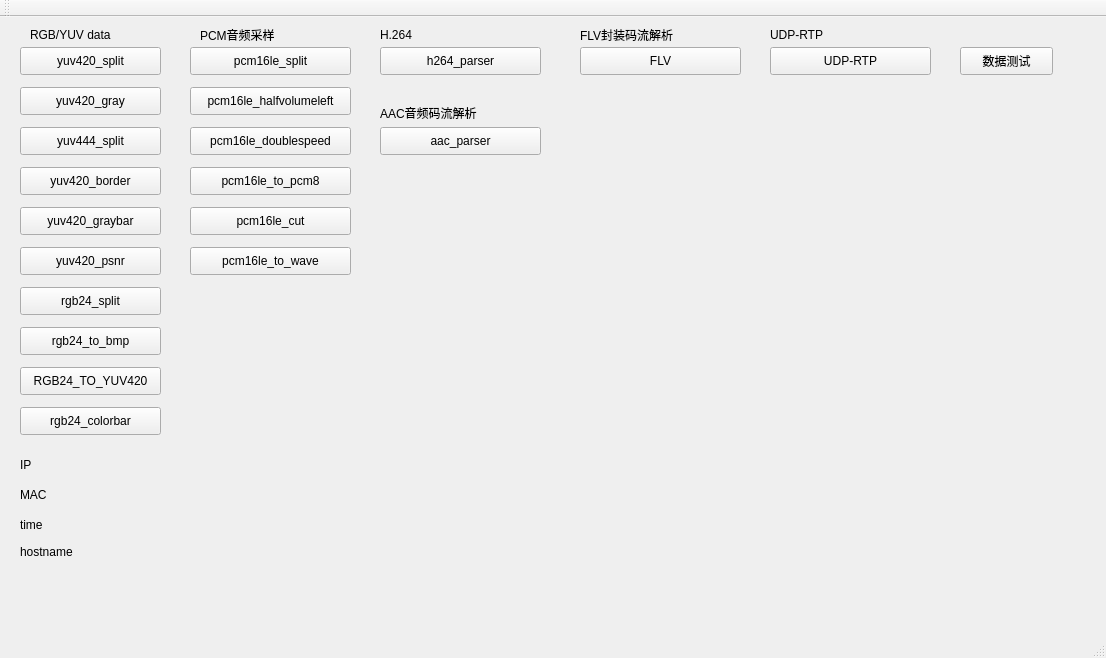
<?xml version="1.0" encoding="UTF-8"?>
<ui version="4.0">
 <class>MainWindow</class>
 <widget class="QMainWindow" name="MainWindow">
  <property name="enabled">
   <bool>true</bool>
  </property>
  <property name="geometry">
   <rect>
    <x>0</x>
    <y>0</y>
    <width>1106</width>
    <height>658</height>
   </rect>
  </property>
  <property name="windowTitle">
   <string>MainWindow</string>
  </property>
  <widget class="QWidget" name="centralWidget">
   <widget class="QPushButton" name="pushButton">
    <property name="geometry">
     <rect>
      <x>20</x>
      <y>30</y>
      <width>141</width>
      <height>28</height>
     </rect>
    </property>
    <property name="text">
     <string>yuv420_split</string>
    </property>
   </widget>
   <widget class="QPushButton" name="pushButton_2">
    <property name="geometry">
     <rect>
      <x>20</x>
      <y>70</y>
      <width>141</width>
      <height>28</height>
     </rect>
    </property>
    <property name="text">
     <string>yuv420_gray</string>
    </property>
   </widget>
   <widget class="QPushButton" name="pushButton_3">
    <property name="geometry">
     <rect>
      <x>20</x>
      <y>110</y>
      <width>141</width>
      <height>28</height>
     </rect>
    </property>
    <property name="text">
     <string>yuv444_split</string>
    </property>
   </widget>
   <widget class="QPushButton" name="pushButton_4">
    <property name="geometry">
     <rect>
      <x>20</x>
      <y>150</y>
      <width>141</width>
      <height>28</height>
     </rect>
    </property>
    <property name="text">
     <string>yuv420_border</string>
    </property>
   </widget>
   <widget class="QPushButton" name="pushButton_5">
    <property name="geometry">
     <rect>
      <x>20</x>
      <y>190</y>
      <width>141</width>
      <height>28</height>
     </rect>
    </property>
    <property name="text">
     <string>yuv420_graybar</string>
    </property>
   </widget>
   <widget class="QPushButton" name="pushButton_6">
    <property name="geometry">
     <rect>
      <x>20</x>
      <y>230</y>
      <width>141</width>
      <height>28</height>
     </rect>
    </property>
    <property name="text">
     <string>yuv420_psnr</string>
    </property>
   </widget>
   <widget class="QPushButton" name="pushButton_7">
    <property name="geometry">
     <rect>
      <x>20</x>
      <y>270</y>
      <width>141</width>
      <height>28</height>
     </rect>
    </property>
    <property name="text">
     <string>rgb24_split</string>
    </property>
   </widget>
   <widget class="QLabel" name="label">
    <property name="geometry">
     <rect>
      <x>30</x>
      <y>10</y>
      <width>131</width>
      <height>16</height>
     </rect>
    </property>
    <property name="text">
     <string>RGB/YUV data</string>
    </property>
   </widget>
   <widget class="QPushButton" name="pushButton_8">
    <property name="geometry">
     <rect>
      <x>20</x>
      <y>310</y>
      <width>141</width>
      <height>28</height>
     </rect>
    </property>
    <property name="text">
     <string>rgb24_to_bmp</string>
    </property>
   </widget>
   <widget class="QPushButton" name="pushButton_9">
    <property name="geometry">
     <rect>
      <x>20</x>
      <y>350</y>
      <width>141</width>
      <height>28</height>
     </rect>
    </property>
    <property name="text">
     <string>RGB24_TO_YUV420</string>
    </property>
   </widget>
   <widget class="QPushButton" name="pushButton_10">
    <property name="geometry">
     <rect>
      <x>20</x>
      <y>390</y>
      <width>141</width>
      <height>28</height>
     </rect>
    </property>
    <property name="text">
     <string>rgb24_colorbar</string>
    </property>
   </widget>
   <widget class="QLabel" name="label_2">
    <property name="geometry">
     <rect>
      <x>200</x>
      <y>10</y>
      <width>111</width>
      <height>16</height>
     </rect>
    </property>
    <property name="text">
     <string>PCM音频采样</string>
    </property>
   </widget>
   <widget class="QPushButton" name="pushButton_11">
    <property name="geometry">
     <rect>
      <x>190</x>
      <y>30</y>
      <width>161</width>
      <height>28</height>
     </rect>
    </property>
    <property name="text">
     <string>pcm16le_split</string>
    </property>
   </widget>
   <widget class="QPushButton" name="pushButton_12">
    <property name="geometry">
     <rect>
      <x>190</x>
      <y>70</y>
      <width>161</width>
      <height>28</height>
     </rect>
    </property>
    <property name="text">
     <string>pcm16le_halfvolumeleft</string>
    </property>
   </widget>
   <widget class="QPushButton" name="pushButton_13">
    <property name="geometry">
     <rect>
      <x>190</x>
      <y>110</y>
      <width>161</width>
      <height>28</height>
     </rect>
    </property>
    <property name="text">
     <string>pcm16le_doublespeed</string>
    </property>
   </widget>
   <widget class="QPushButton" name="pushButton_14">
    <property name="geometry">
     <rect>
      <x>190</x>
      <y>150</y>
      <width>161</width>
      <height>28</height>
     </rect>
    </property>
    <property name="text">
     <string>pcm16le_to_pcm8</string>
    </property>
   </widget>
   <widget class="QPushButton" name="pushButton_15">
    <property name="geometry">
     <rect>
      <x>190</x>
      <y>190</y>
      <width>161</width>
      <height>28</height>
     </rect>
    </property>
    <property name="text">
     <string>pcm16le_cut</string>
    </property>
   </widget>
   <widget class="QPushButton" name="pushButton_16">
    <property name="geometry">
     <rect>
      <x>190</x>
      <y>230</y>
      <width>161</width>
      <height>28</height>
     </rect>
    </property>
    <property name="text">
     <string>pcm16le_to_wave</string>
    </property>
   </widget>
   <widget class="QLabel" name="label_3">
    <property name="geometry">
     <rect>
      <x>380</x>
      <y>10</y>
      <width>91</width>
      <height>16</height>
     </rect>
    </property>
    <property name="text">
     <string>H.264</string>
    </property>
   </widget>
   <widget class="QPushButton" name="pushButton_17">
    <property name="geometry">
     <rect>
      <x>380</x>
      <y>30</y>
      <width>161</width>
      <height>28</height>
     </rect>
    </property>
    <property name="text">
     <string>h264_parser</string>
    </property>
   </widget>
   <widget class="QLabel" name="label_4">
    <property name="geometry">
     <rect>
      <x>380</x>
      <y>86</y>
      <width>121</width>
      <height>20</height>
     </rect>
    </property>
    <property name="text">
     <string>AAC音频码流解析</string>
    </property>
   </widget>
   <widget class="QPushButton" name="pushButton_18">
    <property name="geometry">
     <rect>
      <x>380</x>
      <y>110</y>
      <width>161</width>
      <height>28</height>
     </rect>
    </property>
    <property name="text">
     <string>aac_parser</string>
    </property>
   </widget>
   <widget class="QPushButton" name="pushButton_19">
    <property name="geometry">
     <rect>
      <x>580</x>
      <y>30</y>
      <width>161</width>
      <height>28</height>
     </rect>
    </property>
    <property name="text">
     <string>FLV</string>
    </property>
   </widget>
   <widget class="QLabel" name="label_5">
    <property name="geometry">
     <rect>
      <x>580</x>
      <y>10</y>
      <width>151</width>
      <height>16</height>
     </rect>
    </property>
    <property name="text">
     <string>FLV封装码流解析</string>
    </property>
   </widget>
   <widget class="QLabel" name="label_6">
    <property name="geometry">
     <rect>
      <x>770</x>
      <y>10</y>
      <width>72</width>
      <height>15</height>
     </rect>
    </property>
    <property name="text">
     <string>UDP-RTP</string>
    </property>
   </widget>
   <widget class="QPushButton" name="pushButton_20">
    <property name="geometry">
     <rect>
      <x>770</x>
      <y>30</y>
      <width>161</width>
      <height>28</height>
     </rect>
    </property>
    <property name="text">
     <string>UDP-RTP</string>
    </property>
   </widget>
   <widget class="QPushButton" name="pushButton_21">
    <property name="geometry">
     <rect>
      <x>960</x>
      <y>30</y>
      <width>93</width>
      <height>28</height>
     </rect>
    </property>
    <property name="text">
     <string>数据测试</string>
    </property>
   </widget>
   <widget class="QLabel" name="label_IP">
    <property name="geometry">
     <rect>
      <x>20</x>
      <y>440</y>
      <width>171</width>
      <height>16</height>
     </rect>
    </property>
    <property name="text">
     <string>IP</string>
    </property>
   </widget>
   <widget class="QLabel" name="label_MAC">
    <property name="geometry">
     <rect>
      <x>20</x>
      <y>470</y>
      <width>171</width>
      <height>16</height>
     </rect>
    </property>
    <property name="text">
     <string>MAC</string>
    </property>
   </widget>
   <widget class="QLabel" name="label_time">
    <property name="geometry">
     <rect>
      <x>20</x>
      <y>500</y>
      <width>191</width>
      <height>16</height>
     </rect>
    </property>
    <property name="text">
     <string>time</string>
    </property>
   </widget>
   <widget class="QLabel" name="label_hostname">
    <property name="geometry">
     <rect>
      <x>20</x>
      <y>525</y>
      <width>251</width>
      <height>20</height>
     </rect>
    </property>
    <property name="text">
     <string>hostname</string>
    </property>
   </widget>
  </widget>
  <widget class="QMenuBar" name="menuBar">
   <property name="geometry">
    <rect>
     <x>0</x>
     <y>0</y>
     <width>1106</width>
     <height>25</height>
    </rect>
   </property>
  </widget>
  <widget class="QToolBar" name="mainToolBar">
   <attribute name="toolBarArea">
    <enum>TopToolBarArea</enum>
   </attribute>
   <attribute name="toolBarBreak">
    <bool>false</bool>
   </attribute>
  </widget>
  <widget class="QStatusBar" name="statusBar"/>
 </widget>
 <layoutdefault spacing="6" margin="11"/>
 <resources/>
 <connections/>
</ui>
